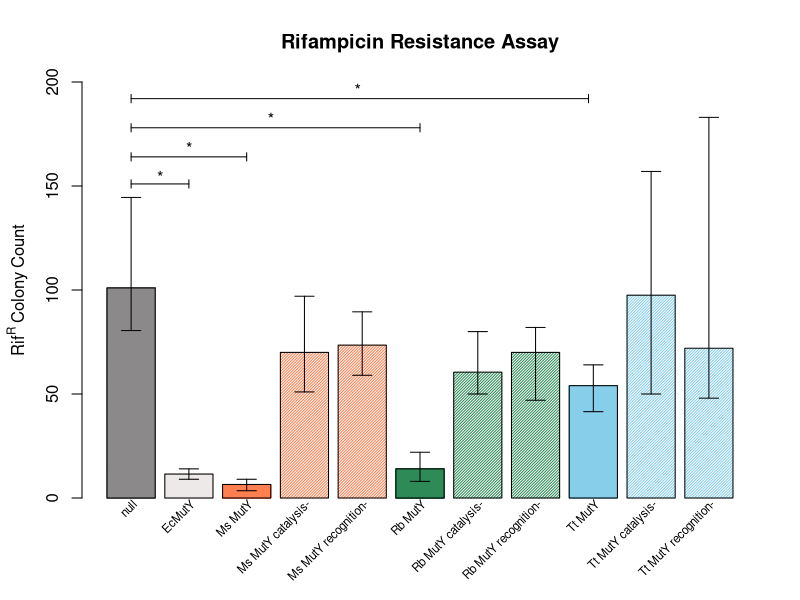

This chart was generated by the following R code:
RifR_LC <- read.csv("RifampicinResistanceAssay2022.csv")

library(boot)

# creates the RifR_LC.median function
RifR_LC.median <- function(RifR_LC.column, indices) {
  return(median(RifR_LC.column[indices], na.rm = "TRUE"))
} # creates the median function for bootstrapping 

# creates the RifR_LC.median function
RifR_LC.foldChange <- function(RifR_LC.frame, indices) {
  a <- median(RifR_LC.frame[indices,1], na.rm = "TRUE")
  b <- median(RifR_LC.frame[indices,2], na.rm = "TRUE")
  return(b/a)
}

# creates the RifR_LC.summary data frame with column names and column binding
RifR_LC.summary <- colnames(RifR_LC)
RifR_LC.summary <- cbind(RifR_LC.summary, 
                         data.frame("median" = numeric(length(colnames(RifR_LC))), 
                                    "ci.low" = numeric(length(colnames(RifR_LC))), 
                                    "ci.high" = numeric(length(colnames(RifR_LC))),
                                    "Fold.Change.from.EcMutY" = numeric(length(colnames(RifR_LC))),
                                    "ci.low.Fold.Change.from.EcMutY" = numeric(length(colnames(RifR_LC))),
                                    "ci.high.Fold.Change.from.EcMutY" = numeric(length(colnames(RifR_LC))),
                                    "n" = numeric(length(colnames(RifR_LC)))))

#  for-loop to walk through each set of RifR_LC frequencies for each of the different MutY variants
MutY.list <- colnames(RifR_LC)
index <- 1
for (MutY in MutY.list) {
  RifR_LC.summary[index,"median"] <- median(RifR_LC[,MutY], na.rm = "TRUE")
  RifR_LC.bootstrap = boot(RifR_LC[,MutY], RifR_LC.median, R=10000)
  RifR_LC.summary[index,"ci.low"] <- boot.ci(RifR_LC.bootstrap, type="perc")$percent[[4]]
  RifR_LC.summary[index,"ci.high"] <- boot.ci(RifR_LC.bootstrap, type="perc")$percent[[5]]
  index <- index + 1
}

# for-loop to walk through each set of RifR_LC frequencies for each LCHF MutY 
#variants calculate fold change
k <- 3
for (MutY in MutY.list[3:11]) {
  dataFrame <- data.frame("EcMutY" = RifR_LC[,2], RifR_LC[,MutY])
  RifR_LC.summary[k,"Fold.Change.from.EcMutY"] <- RifR_LC.foldChange(dataFrame)
  RifR_LC.bootstrap = boot(dataFrame, RifR_LC.foldChange, R=10000)
  RifR_LC.summary[k,"ci.low.Fold.Change.from.EcMutY"] <- boot.ci(RifR_LC.bootstrap, type="perc")$percent[[4]]
  RifR_LC.summary[k,"ci.high.Fold.Change.from.EcMutY"] <- boot.ci(RifR_LC.bootstrap, type="perc")$percent[[5]]
  i <- 0
  for (num in RifR_LC[,MutY]) {
    if (!is.na(num)) {
      i <- i + 1
    }
  }
  RifR_LC.summary[k, "n"] <- i
  k <- k + 1
}

# add fold change value for null MutY
dataFrame <- data.frame("EcMutY" = RifR_LC[,2], RifR_LC[,"MutY0"])
RifR_LC.summary[1,"Fold.Change.from.EcMutY"] <- RifR_LC.foldChange(dataFrame)
RifR_LC.bootstrap = boot(dataFrame, RifR_LC.foldChange, R=10000)
RifR_LC.summary[1,"ci.low.Fold.Change.from.EcMutY"] <- boot.ci(RifR_LC.bootstrap, type="perc")$percent[[4]]
RifR_LC.summary[1,"ci.high.Fold.Change.from.EcMutY"] <- boot.ci(RifR_LC.bootstrap, type="perc")$percent[[5]]
i <- 0
for (num in RifR_LC[,2]) {
  if (!is.na(num)) {
    i <- i + 1
  }
}
RifR_LC.summary[1, "n"] <- i

# add fold change value for EcMuty
dataFrame <- data.frame("EcMutY" = RifR_LC[,2], RifR_LC[,2])
RifR_LC.summary[2,"Fold.Change.from.EcMutY"] <- RifR_LC.foldChange(dataFrame)
RifR_LC.summary[2,"ci.low.Fold.Change.from.EcMutY"] <- as.numeric("NA")
RifR_LC.summary[2,"ci.high.Fold.Change.from.EcMutY"] <- as.numeric("NA")
i <- 0
for (num in RifR_LC[,1]) {
  if (!is.na(num)) {
    i <- i + 1
  }
}
RifR_LC.summary[2, "n"] <- i

# Creates function for plotting barplot
rotate_x <- function(data, column_to_plot, labels_vec, rot_angle) {
  plt <- barplot(data[[column_to_plot]],
                 main = "Rifampicin Resistance Assay",
                 #ylab = expression(Rif^R ~ Colony ~ Count),
                 ylim = c(0,200),
                 col = c("snow4", "snow2",
                         "coral","coral","coral",
                         "seagreen","seagreen","seagreen",
                         "skyblue","skyblue","skyblue"),
                 density = c(1000, 1000,
                             1000,50,50,
                             1000,50,50,
                             1000,50,50),
                 xaxt="n")
  title(ylab = expression(Rif^R ~ Colony ~ Count), line=2.5, cex.lab=1)
  text(plt, par("usr")[3], labels = labels_vec, 
       srt = rot_angle, adj = c(1,1.1), xpd = TRUE, cex=0.7) 
}

# Creates vector of labels for x-axis of barplot
v <- c("null", "EcMutY", "Ms MutY", "Ms MutY catalysis-",
       "Ms MutY recognition-", "Rb MutY", "Rb MutY catalysis-",
       "Rb MutY recognition-", "Tt MutY", "Tt MutY catalysis-",
       "Tt MutY recognition-")

# Creates barplot
rotate_x(RifR_LC.summary, 'median',v, 45)

# adds error bars to barplot based on confidence intervals.
i = 0.7
j = 1
for (ci in RifR_LC.summary$median) {
  segments(i, RifR_LC.summary[j,3], i, RifR_LC.summary[j,4])
  segments(i-.2, RifR_LC.summary[j,3], i+.2, RifR_LC.summary[j,3])
  segments(i-.2, RifR_LC.summary[j,4], i+.2, RifR_LC.summary[j,4])
  i <- i + 1.2
  j <- j + 1
}
text(x = c(1.3, 1.9, 3.6, 5.4), y = c(156, 170, 184, 198), "*")
segments(x0=0.7, y0 = 151 , x1 = 1.9, y1 = 151 )
segments(x0=0.7, y0 = 149 , x1 = 0.7, y1 = 153 )
segments(x0=1.9, y0 = 149 , x1 = 1.9, y1 = 153 )

segments(x0=0.7, y0 = 164 , x1 = 3.1, y1 = 164 )
segments(x0=0.7, y0 = 162 , x1 = 0.7, y1 = 166 )
segments(x0=3.1, y0 = 162 , x1 = 3.1, y1 = 166 )

segments(x0=0.7, y0 = 178 , x1 = 6.7, y1 = 178 )
segments(x0=0.7, y0 = 176 , x1 = 0.7, y1 = 180 )
segments(x0=6.7, y0 = 176 , x1 = 6.7, y1 = 180 )

segments(x0=0.7, y0 = 192 , x1 = 10.2, y1 = 192 )
segments(x0=0.7, y0 = 190 , x1 = 0.7, y1 = 194 )
segments(x0=10.2, y0 = 190 , x1 = 10.2, y1 = 194 )

# writes out the RifR_LC.summary table as a CSV 
write.csv(RifR_LC.summary, "AllExperiments2022data_5.csv")
